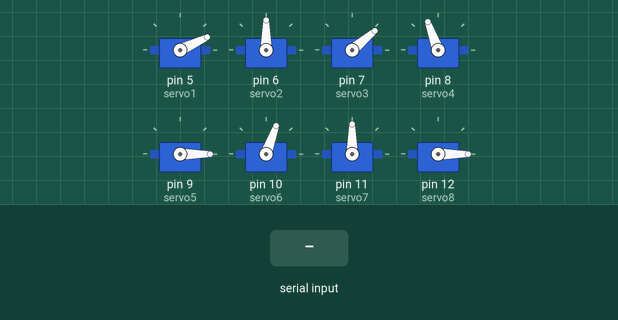
The sketch below on a simulated Arduino Uno, built with avr-gcc and run on an emulated ATmega328P. Parts: 8 × servo. Inputs (shaded band) come from the test bench.

Above: at 1.2 s.
1.3 s: "MOVE_BOTH\n" received over Serial
At 1.7 s:
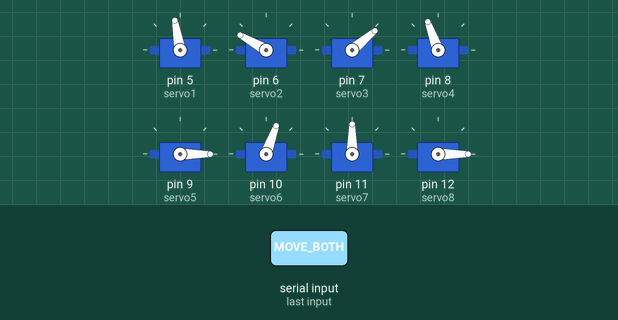
At 2.7 s:
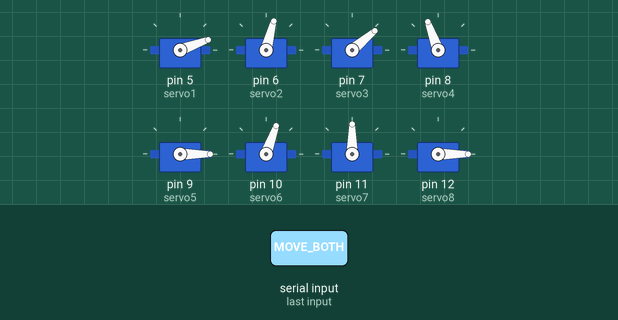
Timing chart, 0 to 4.3 s (numbered marks = the images above; inputs shaded):
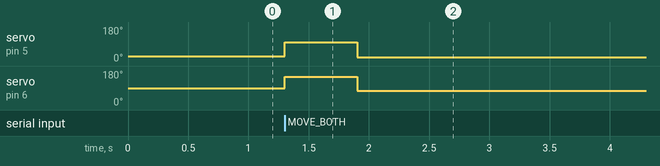

The sketch:

Arduino_Drop_Cargo_.ino
```cpp
#include <Servo.h>

Servo servo1;
Servo servo2;
Servo servo3;
Servo servo4;
Servo servo5;
Servo servo6;
Servo servo7;
Servo servo8;

void setup() {
  Serial.begin(115200);
  servo1.attach(5);
  servo2.attach(6);
  servo3.attach(7);
  servo4.attach(8);
  servo5.attach(9);
  servo6.attach(10);
  servo7.attach(11);
  servo8.attach(12);

  servo1.write(25); //Left
  servo2.write(90); //Right
  servo3.write(40);
  servo4.write(110);
  servo5.write(-10);
  servo6.write(70);
  servo7.write(90);
  servo8.write(-10);

}

void loop() {
  if (Serial.available()) {
    String cmd = Serial.readStringUntil('\n');
    cmd.trim();

    if (cmd == "MOVE_BOTH") {
      servo1.write(100);
      servo2.write(150);
      delay(600);
      servo1.write(20); //Left
      servo2.write(75); //Right

    }
  }
}
```

Measured:
- after the input at 1.3 s, servo on pin 5 (servo1): 25° → 100° at once, → 20° 0.60 s later; servo on pin 6 (servo2): 90° → 150° at once, → 75° 0.60 s later
